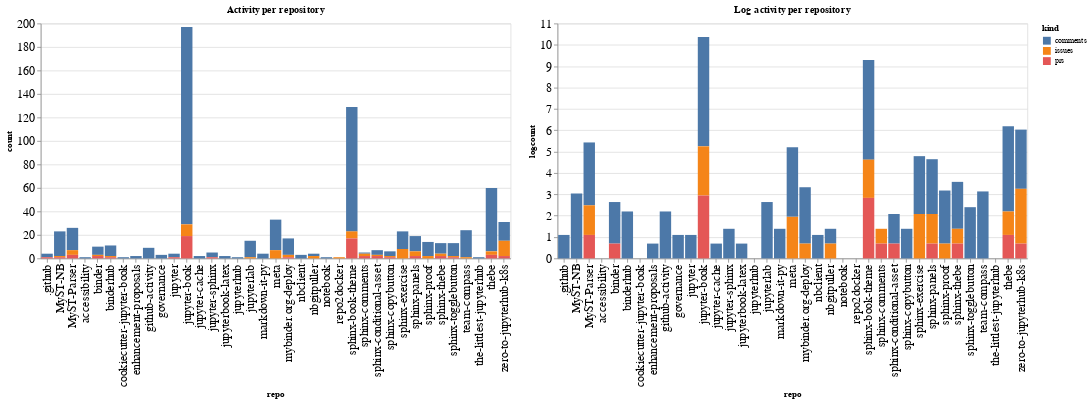

Notebook code cell kept with this figure:
### Code cell
ch1 = alt.Chart(repo_summaries, width=600, title="Activity per repository").mark_bar().encode(
    x='repo',
    y='count',
    color='kind',
    tooltip="kind"
)

ch2 = alt.Chart(repo_summaries, width=600, title="Log activity per repository").mark_bar().encode(
    x='repo',
    y='logcount',
    color='kind',
    tooltip="kind"
)

ch1 | ch2

### Figure 1 — Vega-Lite specification as saved in the notebook (floating-point values rounded to 4 significant figures)
{"config": {"axisLeft": {"labelFontSize": 15}, "axisBottom": {"labelFontSize": 15}}, "hconcat": [{"mark": "bar", "encoding": {"color": {"type": "nominal", "field": "kind"}, "tooltip": {"type": "nominal", "field": "kind"}, "x": {"type": "nominal", "field": "repo"}, "y": {"type": "quantitative", "field": "count"}}, "title": "Activity per repository", "width": 600}, {"mark": "bar", "encoding": {"color": {"type": "nominal", "field": "kind"}, "tooltip": {"type": "nominal", "field": "kind"}, "x": {"type": "nominal", "field": "repo"}, "y": {"type": "quantitative", "field": "logcount"}}, "title": "Log activity per repository", "width": 600}], "data": {"name": "data-ec3c7ae0ec39f95f0272f972b793e79f"}, "$schema": "https://vega.github.io/schema/vega-lite/v4.8.1.json", "datasets": {"data-ec3c7ae0ec39f95f0272f972b793e79f": [{"repo": ".github", "kind": "comments", "count": 3, "logcount": 1.099}, {"repo": ".github", "kind": "prs", "count": 1, "logcount": 0.0}, {"repo": "MyST-NB", "kind": "comments", "count": 21, "logcount": 3.045}, {"repo": "MyST-NB", "kind": "issues", "count": 1, "logcount": 0.0}, {"repo": "MyST-NB", "kind": "prs", "count": 1, "logcount": 0.0}, {"repo": "MyST-Parser", "kind": "comments", "count": 19, "logcount": 2.944}, {"repo": "MyST-Parser", "kind": "issues", "count": 4, "logcount": 1.386}, {"repo": "MyST-Parser", "kind": "prs", "count": 3, "logcount": 1.099}, {"repo": "accessibility", "kind": "comments", "count": 1, "logcount": 0.0}, {"repo": "binder", "kind": "comments", "count": 7, "logcount": 1.946}, {"repo": "binder", "kind": "issues", "count": 1, "logcount": 0.0}, {"repo": "binder", "kind": "prs", "count": 2, "logcount": 0.6931}, {"repo": "binderhub", "kind": "comments", "count": 9, "logcount": 2.197}, {"repo": "binderhub", "kind": "issues", "count": 1, "logcount": 0.0}, {"repo": "binderhub", "kind": "prs", "count": 1, "logcount": 0.0}, {"repo": "cookiecutter-jupyter-book", "kind": "comments", "count": 1, "logcount": 0.0}, {"repo": "enhancement-proposals", "kind": "comments", "count": 2, "logcount": 0.6931}, {"repo": "github-activity", "kind": "comments", "count": 9, "logcount": 2.197}, {"repo": "governance", "kind": "comments", "count": 3, "logcount": 1.099}, {"repo": "jupyter", "kind": "comments", "count": 3, "logcount": 1.099}, {"repo": "jupyter", "kind": "prs", "count": 1, "logcount": 0.0}, {"repo": "jupyter-book", "kind": "comments", "count": 168, "logcount": 5.124}, {"repo": "jupyter-book", "kind": "issues", "count": 10, "logcount": 2.303}, {"repo": "jupyter-book", "kind": "prs", "count": 19, "logcount": 2.944}, {"repo": "jupyter-cache", "kind": "comments", "count": 2, "logcount": 0.6931}, {"repo": "jupyter-sphinx", "kind": "comments", "count": 4, "logcount": 1.386}, {"repo": "jupyter-sphinx", "kind": "prs", "count": 1, "logcount": 0.0}, {"repo": "jupyterbook-latex", "kind": "comments", "count": 2, "logcount": 0.6931}, {"repo": "jupyterhub", "kind": "comments", "count": 1, "logcount": 0.0}, {"repo": "jupyterlab", "kind": "comments", "count": 14, "logcount": 2.639}, {"repo": "jupyterlab", "kind": "issues", "count": 1, "logcount": 0.0}, {"repo": "markdown-it-py", "kind": "comments", "count": 4, "logcount": 1.386}, {"repo": "meta", "kind": "comments", "count": 26, "logcount": 3.258}, {"repo": "meta", "kind": "issues", "count": 7, "logcount": 1.946}, {"repo": "mybinder.org-deploy", "kind": "comments", "count": 14, "logcount": 2.639}, {"repo": "mybinder.org-deploy", "kind": "issues", "count": 2, "logcount": 0.6931}, {"repo": "mybinder.org-deploy", "kind": "prs", "count": 1, "logcount": 0.0}, {"repo": "nbclient", "kind": "comments", "count": 3, "logcount": 1.099}, {"repo": "nbgitpuller", "kind": "comments", "count": 2, "logcount": 0.6931}, {"repo": "nbgitpuller", "kind": "issues", "count": 2, "logcount": 0.6931}, {"repo": "notebook", "kind": "comments", "count": 1, "logcount": 0.0}, {"repo": "repo2docker", "kind": "issues", "count": 1, "logcount": 0.0}, {"repo": "sphinx-book-theme", "kind": "comments", "count": 106, "logcount": 4.663}, {"repo": "sphinx-book-theme", "kind": "issues", "count": 6, "logcount": 1.792}, {"repo": "sphinx-book-theme", "kind": "prs", "count": 17, "logcount": 2.833}, {"repo": "sphinx-comments", "kind": "comments", "count": 1, "logcount": 0.0}, {"repo": "sphinx-comments", "kind": "issues", "count": 2, "logcount": 0.6931}, {"repo": "sphinx-comments", "kind": "prs", "count": 2, "logcount": 0.6931}, {"repo": "sphinx-conditional-asset", "kind": "comments", "count": 4, "logcount": 1.386}, {"repo": "sphinx-conditional-asset", "kind": "issues", "count": 1, "logcount": 0.0}, {"repo": "sphinx-conditional-asset", "kind": "prs", "count": 2, "logcount": 0.6931}, {"repo": "sphinx-copybutton", "kind": "comments", "count": 4, "logcount": 1.386}, {"repo": "sphinx-copybutton", "kind": "issues", "count": 1, "logcount": 0.0}, {"repo": "sphinx-copybutton", "kind": "prs", "count": 1, "logcount": 0.0}, {"repo": "sphinx-exercise", "kind": "comments", "count": 15, "logcount": 2.708}, {"repo": "sphinx-exercise", "kind": "issues", "count": 8, "logcount": 2.079}, {"repo": "sphinx-panels", "kind": "comments", "count": 13, "logcount": 2.565}, {"repo": "sphinx-panels", "kind": "issues", "count": 4, "logcount": 1.386}, {"repo": "sphinx-panels", "kind": "prs", "count": 2, "logcount": 0.6931}, {"repo": "sphinx-proof", "kind": "comments", "count": 12, "logcount": 2.485}, {"repo": "sphinx-proof", "kind": "issues", "count": 2, "logcount": 0.6931}, {"repo": "sphinx-thebe", "kind": "comments", "count": 9, "logcount": 2.197}, {"repo": "sphinx-thebe", "kind": "issues", "count": 2, "logcount": 0.6931}, {"repo": "sphinx-thebe", "kind": "prs", "count": 2, "logcount": 0.6931}, {"repo": "sphinx-togglebutton", "kind": "comments", "count": 11, "logcount": 2.398}, {"repo": "sphinx-togglebutton", "kind": "issues", "count": 1, "logcount": 0.0}, {"repo": "sphinx-togglebutton", "kind": "prs", "count": 1, "logcount": 0.0}, {"repo": "team-compass", "kind": "comments", "count": 23, "logcount": 3.135}, {"repo": "team-compass", "kind": "issues", "count": 1, "logcount": 0.0}, {"repo": "the-littlest-jupyterhub", "kind": "comments", "count": 1, "logcount": 0.0}, {"repo": "thebe", "kind": "comments", "count": 54, "logcount": 3.989}, {"repo": "thebe", "kind": "issues", "count": 3, "logcount": 1.099}, {"repo": "thebe", "kind": "prs", "count": 3, "logcount": 1.099}, {"repo": "zero-to-jupyterhub-k8s", "kind": "comments", "count": 16, "logcount": 2.773}, {"repo": "zero-to-jupyterhub-k8s", "kind": "issues", "count": 13, "logcount": 2.565}, {"repo": "zero-to-jupyterhub-k8s", "kind": "prs", "count": 2, "logcount": 0.6931}]}}
